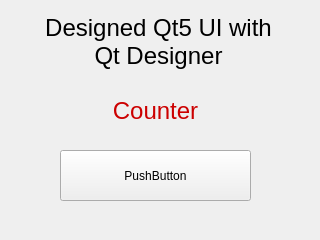
<?xml version="1.0" encoding="UTF-8"?>
<ui version="4.0">
 <class>Form</class>
 <widget class="QWidget" name="Form">
  <property name="geometry">
   <rect>
    <x>0</x>
    <y>0</y>
    <width>320</width>
    <height>240</height>
   </rect>
  </property>
  <property name="windowTitle">
   <string>Form</string>
  </property>
  <widget class="QLabel" name="label1">
   <property name="geometry">
    <rect>
     <x>18</x>
     <y>11</y>
     <width>281</width>
     <height>61</height>
    </rect>
   </property>
   <property name="font">
    <font>
     <pointsize>18</pointsize>
    </font>
   </property>
   <property name="text">
    <string>Designed Qt5 UI with 
Qt Designer</string>
   </property>
   <property name="alignment">
    <set>Qt::AlignCenter</set>
   </property>
  </widget>
  <widget class="QLabel" name="label2">
   <property name="geometry">
    <rect>
     <x>100</x>
     <y>100</y>
     <width>111</width>
     <height>22</height>
    </rect>
   </property>
   <property name="font">
    <font>
     <pointsize>18</pointsize>
    </font>
   </property>
   <property name="autoFillBackground">
    <bool>false</bool>
   </property>
   <property name="styleSheet">
    <string notr="true">color: rgb(204, 0, 0);</string>
   </property>
   <property name="text">
    <string>Counter</string>
   </property>
   <property name="alignment">
    <set>Qt::AlignCenter</set>
   </property>
  </widget>
  <widget class="QPushButton" name="pushButton">
   <property name="geometry">
    <rect>
     <x>60</x>
     <y>150</y>
     <width>191</width>
     <height>51</height>
    </rect>
   </property>
   <property name="text">
    <string>PushButton</string>
   </property>
  </widget>
 </widget>
 <resources/>
 <connections/>
</ui>
